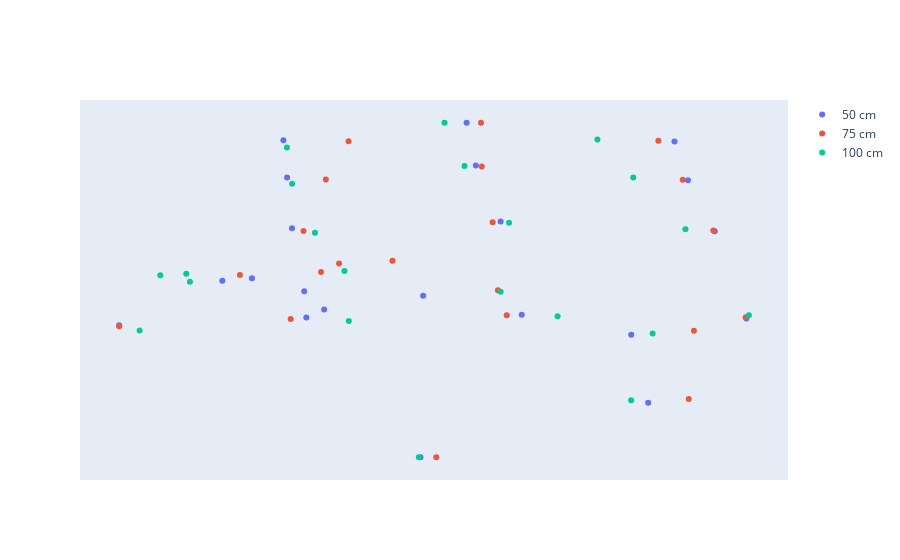

The code cell stored with this chart in its notebook:
### Code cell
gesture_name = "up"
subjects = [f"Subject{i}" for i in range(1, 6)]


with open(f"data/express//50cm/{gesture_name}", "rb") as file:
    data_50 = pickle.load(file)

with open(f"data/express//75cm/{gesture_name}", "rb") as file:
    data_75 = pickle.load(file)

with open(f"data/express//100cm/{gesture_name}", "rb") as file:
    data_100 = pickle.load(file)
    
def normalize(z: float, max: float, min: float) -> float:
    norm = (z - min)/(max - min)
    round_norm = round(norm, 3)
    
    return round_norm
def normalize_landmarks(landmarks: list) -> list:
    norm_landmarks = list()

    for landmark in landmarks:
        xs = [landmark[i][0] for i in range(len(landmark))]
        ys = [landmark[i][1] for i in range(len(landmark))]

        xmax = max(xs)
        ymax = max(ys)
        xmin = min(xs)
        ymin = min(ys)

        norm_landmark = list()

        for x, y in zip(xs, ys):
            norm = [normalize(z=x, max=xmax, min=xmin), normalize(z=y, max=ymax, min=ymin)]

            norm_landmark.append(norm)

        norm_landmarks.append(norm_landmark)

    return norm_landmarks
norm_50  = normalize_landmarks(landmarks=data_50)
norm_75  = normalize_landmarks(landmarks=data_75)
norm_100 = normalize_landmarks(landmarks=data_100)
def get_mean_gesture(samples: list):
    points_x = {}
    points_y = {}

    for i in range(21):
        xs = [sample[i][0] for sample in samples]
        ys = [sample[i][1] for sample in samples]

        points_x[i] = xs
        points_y[i] = ys

    mean_gesture = list()

    for i in range(21):
        x_mean = np.mean(points_x.get(i))
        y_mean = np.mean(points_y.get(i))

        mean_gesture.append([x_mean, y_mean])

    return mean_gesture
mean_gesture_50cm  = get_mean_gesture(samples=norm_50)
mean_gesture_75cm  = get_mean_gesture(samples=norm_75)
mean_gesture_100cm = get_mean_gesture(samples=norm_100)

xs_50 = [mean_gesture_50cm[i][0] for i in range(len(mean_gesture_50cm))]
ys_50 = [mean_gesture_50cm[i][1] for i in range(len(mean_gesture_50cm))]

xs_75 = [mean_gesture_75cm[i][0] for i in range(len(mean_gesture_75cm))]
ys_75 = [mean_gesture_75cm[i][1] for i in range(len(mean_gesture_75cm))]

xs_100 = [mean_gesture_100cm[i][0] for i in range(len(mean_gesture_100cm))]
ys_100 = [mean_gesture_100cm[i][1] for i in range(len(mean_gesture_100cm))]

fig = go.Figure()

fig.add_trace(go.Scatter(x=xs_50, y=ys_50, mode="markers", name="50 cm"))
fig.add_trace(go.Scatter(x=xs_75, y=ys_75, mode="markers", name="75 cm"))
fig.add_trace(go.Scatter(x=xs_100, y=ys_100, mode="markers", name="100 cm"))

fig.update_layout(
    xaxis = dict(autorange="reversed"),
    yaxis = dict(autorange="reversed"),
)

fig.update_xaxes(visible=False)
fig.update_yaxes(visible=False)

fig.show()

### Figure 1 — Plotly figure (JSON) as saved in the notebook; plotly's stock layout.template omitted (floating-point values rounded to 4 significant figures)
{"data": [{"mode": "markers", "name": "50 cm", "type": "scatter", "x": [0.5252, 0.1714, 0.1977, 0.521, 0.7871, 0.0188, 0.068, 0.1095, 0.1305, 0.3679, 0.4006, 0.4391, 0.4535, 0.7026, 0.7249, 0.7325, 0.7383, 0.9935, 0.8331, 0.7059, 0.6749], "y": [1, 0.837, 0.634, 0.5173, 0.4649, 0.5852, 0.3246, 0.1724, 0.05632, 0.5746, 0.2959, 0.1285, 0.000523, 0.5824, 0.3157, 0.1642, 0.05258, 0.6059, 0.4725, 0.5039, 0.5586]}, {"mode": "markers", "name": "75 cm", "type": "scatter", "x": [0.5007, 0.1083, 0.1003, 0.4049, 0.6797, 0.01996, 0.07005, 0.1177, 0.1555, 0.3912, 0.4131, 0.4299, 0.4312, 0.7269, 0.7069, 0.6723, 0.637, 0.9934, 0.8058, 0.6517, 0.5687], "y": [1.0, 0.8259, 0.6224, 0.5012, 0.4463, 0.5814, 0.3223, 0.1706, 0.05446, 0.5758, 0.2978, 0.1315, 0.0007648, 0.5871, 0.3238, 0.1701, 0.05553, 0.6086, 0.4551, 0.4209, 0.413]}, {"mode": "markers", "name": "100 cm", "type": "scatter", "x": [0.5278, 0.1978, 0.1644, 0.4007, 0.6433, 0.01493, 0.1134, 0.1945, 0.2502, 0.3121, 0.3875, 0.4568, 0.4878, 0.6366, 0.6892, 0.7248, 0.7328, 0.9616, 0.9295, 0.8892, 0.8835], "y": [1, 0.83, 0.6305, 0.5057, 0.4434, 0.5758, 0.3188, 0.1641, 0.05032, 0.5783, 0.2996, 0.1296, 0.0005656, 0.5929, 0.3294, 0.1827, 0.07451, 0.6212, 0.4559, 0.4515, 0.4754]}], "layout": {"xaxis": {"autorange": "reversed", "visible": false}, "yaxis": {"autorange": "reversed", "visible": false}}}
